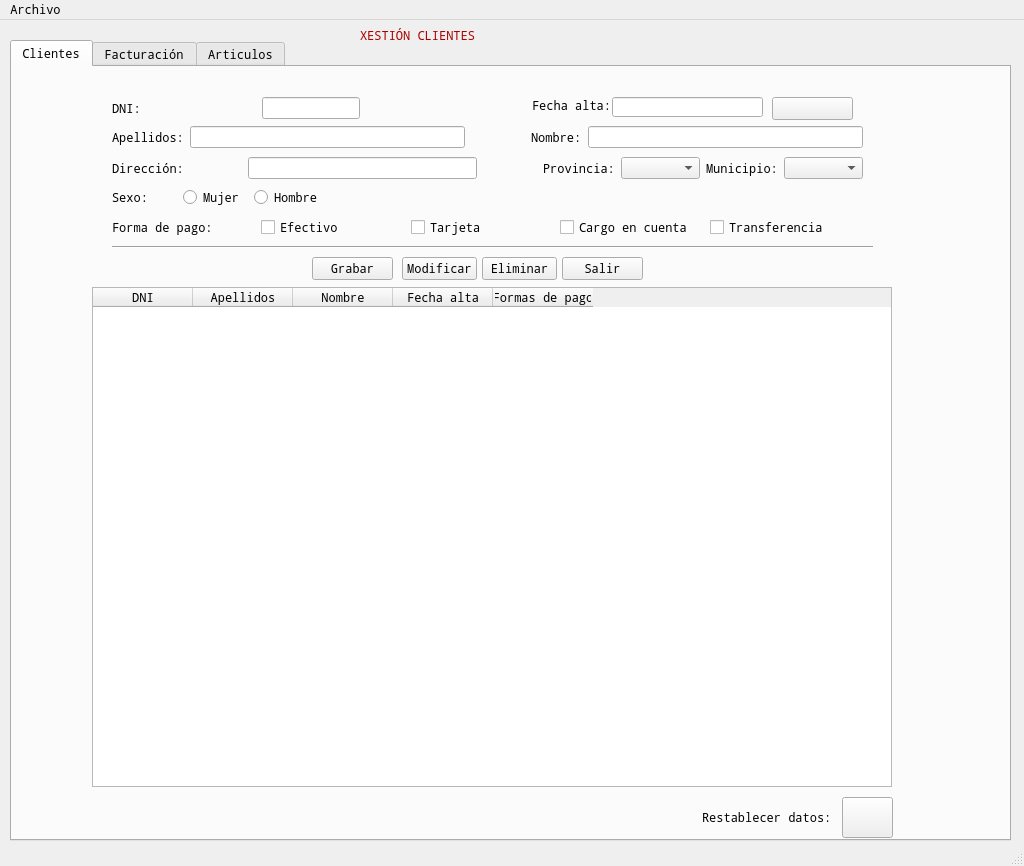
<?xml version="1.0" encoding="UTF-8"?>
<ui version="4.0">
 <class>MainWindow</class>
 <widget class="QMainWindow" name="MainWindow">
  <property name="geometry">
   <rect>
    <x>0</x>
    <y>0</y>
    <width>1024</width>
    <height>866</height>
   </rect>
  </property>
  <property name="font">
   <font>
    <family>Noto Mono</family>
   </font>
  </property>
  <property name="windowTitle">
   <string>IMPORT - EXPORT TEIS</string>
  </property>
  <widget class="QWidget" name="centralwidget">
   <widget class="QLabel" name="lblClientes">
    <property name="geometry">
     <rect>
      <x>360</x>
      <y>-10</y>
      <width>271</width>
      <height>51</height>
     </rect>
    </property>
    <property name="baseSize">
     <size>
      <width>0</width>
      <height>0</height>
     </size>
    </property>
    <property name="palette">
     <palette>
      <active>
       <colorrole role="WindowText">
        <brush brushstyle="SolidPattern">
         <color alpha="255">
          <red>170</red>
          <green>0</green>
          <blue>0</blue>
         </color>
        </brush>
       </colorrole>
       <colorrole role="Button">
        <brush brushstyle="SolidPattern">
         <color alpha="255">
          <red>0</red>
          <green>0</green>
          <blue>0</blue>
         </color>
        </brush>
       </colorrole>
       <colorrole role="Light">
        <brush brushstyle="SolidPattern">
         <color alpha="255">
          <red>0</red>
          <green>0</green>
          <blue>0</blue>
         </color>
        </brush>
       </colorrole>
       <colorrole role="Midlight">
        <brush brushstyle="SolidPattern">
         <color alpha="255">
          <red>0</red>
          <green>0</green>
          <blue>0</blue>
         </color>
        </brush>
       </colorrole>
       <colorrole role="Dark">
        <brush brushstyle="SolidPattern">
         <color alpha="255">
          <red>85</red>
          <green>0</green>
          <blue>0</blue>
         </color>
        </brush>
       </colorrole>
       <colorrole role="Mid">
        <brush brushstyle="SolidPattern">
         <color alpha="255">
          <red>113</red>
          <green>0</green>
          <blue>0</blue>
         </color>
        </brush>
       </colorrole>
       <colorrole role="Text">
        <brush brushstyle="SolidPattern">
         <color alpha="255">
          <red>170</red>
          <green>0</green>
          <blue>0</blue>
         </color>
        </brush>
       </colorrole>
       <colorrole role="BrightText">
        <brush brushstyle="SolidPattern">
         <color alpha="255">
          <red>255</red>
          <green>255</green>
          <blue>255</blue>
         </color>
        </brush>
       </colorrole>
       <colorrole role="ButtonText">
        <brush brushstyle="SolidPattern">
         <color alpha="255">
          <red>170</red>
          <green>0</green>
          <blue>0</blue>
         </color>
        </brush>
       </colorrole>
       <colorrole role="Base">
        <brush brushstyle="SolidPattern">
         <color alpha="255">
          <red>255</red>
          <green>255</green>
          <blue>255</blue>
         </color>
        </brush>
       </colorrole>
       <colorrole role="Window">
        <brush brushstyle="SolidPattern">
         <color alpha="255">
          <red>170</red>
          <green>0</green>
          <blue>0</blue>
         </color>
        </brush>
       </colorrole>
       <colorrole role="Shadow">
        <brush brushstyle="SolidPattern">
         <color alpha="255">
          <red>0</red>
          <green>0</green>
          <blue>0</blue>
         </color>
        </brush>
       </colorrole>
       <colorrole role="AlternateBase">
        <brush brushstyle="SolidPattern">
         <color alpha="255">
          <red>212</red>
          <green>127</green>
          <blue>127</blue>
         </color>
        </brush>
       </colorrole>
       <colorrole role="ToolTipBase">
        <brush brushstyle="SolidPattern">
         <color alpha="255">
          <red>255</red>
          <green>255</green>
          <blue>220</blue>
         </color>
        </brush>
       </colorrole>
       <colorrole role="ToolTipText">
        <brush brushstyle="SolidPattern">
         <color alpha="255">
          <red>0</red>
          <green>0</green>
          <blue>0</blue>
         </color>
        </brush>
       </colorrole>
       <colorrole role="PlaceholderText">
        <brush brushstyle="NoBrush">
         <color alpha="128">
          <red>170</red>
          <green>0</green>
          <blue>0</blue>
         </color>
        </brush>
       </colorrole>
      </active>
      <inactive>
       <colorrole role="WindowText">
        <brush brushstyle="SolidPattern">
         <color alpha="255">
          <red>170</red>
          <green>0</green>
          <blue>0</blue>
         </color>
        </brush>
       </colorrole>
       <colorrole role="Button">
        <brush brushstyle="SolidPattern">
         <color alpha="255">
          <red>0</red>
          <green>0</green>
          <blue>0</blue>
         </color>
        </brush>
       </colorrole>
       <colorrole role="Light">
        <brush brushstyle="SolidPattern">
         <color alpha="255">
          <red>0</red>
          <green>0</green>
          <blue>0</blue>
         </color>
        </brush>
       </colorrole>
       <colorrole role="Midlight">
        <brush brushstyle="SolidPattern">
         <color alpha="255">
          <red>0</red>
          <green>0</green>
          <blue>0</blue>
         </color>
        </brush>
       </colorrole>
       <colorrole role="Dark">
        <brush brushstyle="SolidPattern">
         <color alpha="255">
          <red>85</red>
          <green>0</green>
          <blue>0</blue>
         </color>
        </brush>
       </colorrole>
       <colorrole role="Mid">
        <brush brushstyle="SolidPattern">
         <color alpha="255">
          <red>113</red>
          <green>0</green>
          <blue>0</blue>
         </color>
        </brush>
       </colorrole>
       <colorrole role="Text">
        <brush brushstyle="SolidPattern">
         <color alpha="255">
          <red>170</red>
          <green>0</green>
          <blue>0</blue>
         </color>
        </brush>
       </colorrole>
       <colorrole role="BrightText">
        <brush brushstyle="SolidPattern">
         <color alpha="255">
          <red>255</red>
          <green>255</green>
          <blue>255</blue>
         </color>
        </brush>
       </colorrole>
       <colorrole role="ButtonText">
        <brush brushstyle="SolidPattern">
         <color alpha="255">
          <red>170</red>
          <green>0</green>
          <blue>0</blue>
         </color>
        </brush>
       </colorrole>
       <colorrole role="Base">
        <brush brushstyle="SolidPattern">
         <color alpha="255">
          <red>255</red>
          <green>255</green>
          <blue>255</blue>
         </color>
        </brush>
       </colorrole>
       <colorrole role="Window">
        <brush brushstyle="SolidPattern">
         <color alpha="255">
          <red>170</red>
          <green>0</green>
          <blue>0</blue>
         </color>
        </brush>
       </colorrole>
       <colorrole role="Shadow">
        <brush brushstyle="SolidPattern">
         <color alpha="255">
          <red>0</red>
          <green>0</green>
          <blue>0</blue>
         </color>
        </brush>
       </colorrole>
       <colorrole role="AlternateBase">
        <brush brushstyle="SolidPattern">
         <color alpha="255">
          <red>212</red>
          <green>127</green>
          <blue>127</blue>
         </color>
        </brush>
       </colorrole>
       <colorrole role="ToolTipBase">
        <brush brushstyle="SolidPattern">
         <color alpha="255">
          <red>255</red>
          <green>255</green>
          <blue>220</blue>
         </color>
        </brush>
       </colorrole>
       <colorrole role="ToolTipText">
        <brush brushstyle="SolidPattern">
         <color alpha="255">
          <red>0</red>
          <green>0</green>
          <blue>0</blue>
         </color>
        </brush>
       </colorrole>
       <colorrole role="PlaceholderText">
        <brush brushstyle="NoBrush">
         <color alpha="128">
          <red>170</red>
          <green>0</green>
          <blue>0</blue>
         </color>
        </brush>
       </colorrole>
      </inactive>
      <disabled>
       <colorrole role="WindowText">
        <brush brushstyle="SolidPattern">
         <color alpha="255">
          <red>170</red>
          <green>0</green>
          <blue>0</blue>
         </color>
        </brush>
       </colorrole>
       <colorrole role="Button">
        <brush brushstyle="SolidPattern">
         <color alpha="255">
          <red>0</red>
          <green>0</green>
          <blue>0</blue>
         </color>
        </brush>
       </colorrole>
       <colorrole role="Light">
        <brush brushstyle="SolidPattern">
         <color alpha="255">
          <red>0</red>
          <green>0</green>
          <blue>0</blue>
         </color>
        </brush>
       </colorrole>
       <colorrole role="Midlight">
        <brush brushstyle="SolidPattern">
         <color alpha="255">
          <red>0</red>
          <green>0</green>
          <blue>0</blue>
         </color>
        </brush>
       </colorrole>
       <colorrole role="Dark">
        <brush brushstyle="SolidPattern">
         <color alpha="255">
          <red>85</red>
          <green>0</green>
          <blue>0</blue>
         </color>
        </brush>
       </colorrole>
       <colorrole role="Mid">
        <brush brushstyle="SolidPattern">
         <color alpha="255">
          <red>113</red>
          <green>0</green>
          <blue>0</blue>
         </color>
        </brush>
       </colorrole>
       <colorrole role="Text">
        <brush brushstyle="SolidPattern">
         <color alpha="255">
          <red>170</red>
          <green>0</green>
          <blue>0</blue>
         </color>
        </brush>
       </colorrole>
       <colorrole role="BrightText">
        <brush brushstyle="SolidPattern">
         <color alpha="255">
          <red>255</red>
          <green>255</green>
          <blue>255</blue>
         </color>
        </brush>
       </colorrole>
       <colorrole role="ButtonText">
        <brush brushstyle="SolidPattern">
         <color alpha="255">
          <red>170</red>
          <green>0</green>
          <blue>0</blue>
         </color>
        </brush>
       </colorrole>
       <colorrole role="Base">
        <brush brushstyle="SolidPattern">
         <color alpha="255">
          <red>170</red>
          <green>0</green>
          <blue>0</blue>
         </color>
        </brush>
       </colorrole>
       <colorrole role="Window">
        <brush brushstyle="SolidPattern">
         <color alpha="255">
          <red>170</red>
          <green>0</green>
          <blue>0</blue>
         </color>
        </brush>
       </colorrole>
       <colorrole role="Shadow">
        <brush brushstyle="SolidPattern">
         <color alpha="255">
          <red>0</red>
          <green>0</green>
          <blue>0</blue>
         </color>
        </brush>
       </colorrole>
       <colorrole role="AlternateBase">
        <brush brushstyle="SolidPattern">
         <color alpha="255">
          <red>170</red>
          <green>0</green>
          <blue>0</blue>
         </color>
        </brush>
       </colorrole>
       <colorrole role="ToolTipBase">
        <brush brushstyle="SolidPattern">
         <color alpha="255">
          <red>255</red>
          <green>255</green>
          <blue>220</blue>
         </color>
        </brush>
       </colorrole>
       <colorrole role="ToolTipText">
        <brush brushstyle="SolidPattern">
         <color alpha="255">
          <red>0</red>
          <green>0</green>
          <blue>0</blue>
         </color>
        </brush>
       </colorrole>
       <colorrole role="PlaceholderText">
        <brush brushstyle="NoBrush">
         <color alpha="128">
          <red>170</red>
          <green>0</green>
          <blue>0</blue>
         </color>
        </brush>
       </colorrole>
      </disabled>
     </palette>
    </property>
    <property name="styleSheet">
     <string notr="true">font: 22pt &quot;Palatino Linotype&quot;;
color: rgb(170, 0, 0);
</string>
    </property>
    <property name="text">
     <string>XESTIÓN CLIENTES</string>
    </property>
   </widget>
   <widget class="QTabWidget" name="tabPrograma">
    <property name="geometry">
     <rect>
      <x>10</x>
      <y>20</y>
      <width>1001</width>
      <height>801</height>
     </rect>
    </property>
    <property name="currentIndex">
     <number>0</number>
    </property>
    <widget class="QWidget" name="tabClientes_2">
     <attribute name="title">
      <string>Clientes</string>
     </attribute>
     <widget class="QWidget" name="horizontalLayoutWidget_5">
      <property name="geometry">
       <rect>
        <x>100</x>
        <y>150</y>
        <width>741</width>
        <height>21</height>
       </rect>
      </property>
      <layout class="QHBoxLayout" name="horizontalLayout_5">
       <item>
        <widget class="QLabel" name="lblFormaPago">
         <property name="text">
          <string>Forma de pago:</string>
         </property>
        </widget>
       </item>
       <item>
        <widget class="QCheckBox" name="chkEfectivo">
         <property name="text">
          <string>Efectivo</string>
         </property>
         <attribute name="buttonGroup">
          <string notr="true">chkGroupPago</string>
         </attribute>
        </widget>
       </item>
       <item>
        <widget class="QCheckBox" name="chkTarjeta">
         <property name="text">
          <string>Tarjeta</string>
         </property>
         <attribute name="buttonGroup">
          <string notr="true">chkGroupPago</string>
         </attribute>
        </widget>
       </item>
       <item>
        <widget class="QCheckBox" name="chkCargoCuenta">
         <property name="text">
          <string>Cargo en cuenta</string>
         </property>
         <attribute name="buttonGroup">
          <string notr="true">chkGroupPago</string>
         </attribute>
        </widget>
       </item>
       <item>
        <widget class="QCheckBox" name="chkTransfer">
         <property name="text">
          <string>Transferencia</string>
         </property>
         <attribute name="buttonGroup">
          <string notr="true">chkGroupPago</string>
         </attribute>
        </widget>
       </item>
      </layout>
     </widget>
     <widget class="QPushButton" name="btnGrabaCli">
      <property name="geometry">
       <rect>
        <x>300</x>
        <y>190</y>
        <width>81</width>
        <height>23</height>
       </rect>
      </property>
      <property name="text">
       <string>Grabar</string>
      </property>
     </widget>
     <widget class="QPushButton" name="btnCalendar">
      <property name="geometry">
       <rect>
        <x>760</x>
        <y>30</y>
        <width>81</width>
        <height>23</height>
       </rect>
      </property>
      <property name="text">
       <string/>
      </property>
      <property name="autoDefault">
       <bool>false</bool>
      </property>
      <property name="default">
       <bool>false</bool>
      </property>
      <property name="flat">
       <bool>false</bool>
      </property>
     </widget>
     <widget class="QPushButton" name="pushButton">
      <property name="geometry">
       <rect>
        <x>550</x>
        <y>190</y>
        <width>81</width>
        <height>23</height>
       </rect>
      </property>
      <property name="text">
       <string>Salir</string>
      </property>
     </widget>
     <widget class="QWidget" name="horizontalLayoutWidget_3">
      <property name="geometry">
       <rect>
        <x>100</x>
        <y>90</y>
        <width>751</width>
        <height>22</height>
       </rect>
      </property>
      <layout class="QHBoxLayout" name="horizontalLayout_3">
       <item>
        <widget class="QLabel" name="lblDir">
         <property name="styleSheet">
          <string notr="true">font: 8pt &quot;MS Shell Dlg 2&quot;;
</string>
         </property>
         <property name="text">
          <string>Dirección:        </string>
         </property>
        </widget>
       </item>
       <item>
        <widget class="QLineEdit" name="txtDir">
         <property name="enabled">
          <bool>true</bool>
         </property>
         <property name="sizePolicy">
          <sizepolicy hsizetype="Expanding" vsizetype="Fixed">
           <horstretch>0</horstretch>
           <verstretch>0</verstretch>
          </sizepolicy>
         </property>
        </widget>
       </item>
       <item>
        <spacer name="horizontalSpacer">
         <property name="orientation">
          <enum>Qt::Horizontal</enum>
         </property>
         <property name="sizeType">
          <enum>QSizePolicy::Fixed</enum>
         </property>
         <property name="sizeHint" stdset="0">
          <size>
           <width>60</width>
           <height>15</height>
          </size>
         </property>
        </spacer>
       </item>
       <item>
        <widget class="QLabel" name="lblProv">
         <property name="sizePolicy">
          <sizepolicy hsizetype="Fixed" vsizetype="Preferred">
           <horstretch>2</horstretch>
           <verstretch>0</verstretch>
          </sizepolicy>
         </property>
         <property name="text">
          <string>Provincia:</string>
         </property>
        </widget>
       </item>
       <item>
        <widget class="QComboBox" name="cmbProv">
         <property name="sizePolicy">
          <sizepolicy hsizetype="Fixed" vsizetype="Fixed">
           <horstretch>0</horstretch>
           <verstretch>0</verstretch>
          </sizepolicy>
         </property>
        </widget>
       </item>
       <item>
        <widget class="QLabel" name="lblMun">
         <property name="text">
          <string>Municipio:</string>
         </property>
        </widget>
       </item>
       <item>
        <widget class="QComboBox" name="cmbMun"/>
       </item>
      </layout>
     </widget>
     <widget class="QWidget" name="horizontalLayoutWidget_2">
      <property name="geometry">
       <rect>
        <x>100</x>
        <y>59</y>
        <width>751</width>
        <height>22</height>
       </rect>
      </property>
      <layout class="QHBoxLayout" name="horizontalLayout_2">
       <item>
        <widget class="QLabel" name="lblApel">
         <property name="text">
          <string>Apellidos:</string>
         </property>
        </widget>
       </item>
       <item>
        <widget class="QLineEdit" name="txtApel"/>
       </item>
       <item>
        <spacer name="horizontalSpacer_2">
         <property name="orientation">
          <enum>Qt::Horizontal</enum>
         </property>
         <property name="sizeType">
          <enum>QSizePolicy::Fixed</enum>
         </property>
         <property name="sizeHint" stdset="0">
          <size>
           <width>60</width>
           <height>15</height>
          </size>
         </property>
        </spacer>
       </item>
       <item>
        <widget class="QLabel" name="lblNome">
         <property name="text">
          <string>Nombre:</string>
         </property>
        </widget>
       </item>
       <item>
        <widget class="QLineEdit" name="txtNome"/>
       </item>
      </layout>
     </widget>
     <widget class="QLabel" name="lblRestablecer">
      <property name="geometry">
       <rect>
        <x>690</x>
        <y>730</y>
        <width>141</width>
        <height>41</height>
       </rect>
      </property>
      <property name="text">
       <string>Restablecer datos:</string>
      </property>
     </widget>
     <widget class="QTableWidget" name="tabClientes">
      <property name="geometry">
       <rect>
        <x>80</x>
        <y>220</y>
        <width>800</width>
        <height>500</height>
       </rect>
      </property>
      <attribute name="verticalHeaderDefaultSectionSize">
       <number>40</number>
      </attribute>
      <column>
       <property name="text">
        <string>DNI</string>
       </property>
      </column>
      <column>
       <property name="text">
        <string>Apellidos</string>
       </property>
      </column>
      <column>
       <property name="text">
        <string>Nombre</string>
       </property>
      </column>
      <column>
       <property name="text">
        <string>Fecha alta</string>
       </property>
      </column>
      <column>
       <property name="text">
        <string>Formas de pago</string>
       </property>
      </column>
     </widget>
     <widget class="QPushButton" name="btnRestablecer">
      <property name="geometry">
       <rect>
        <x>830</x>
        <y>730</y>
        <width>51</width>
        <height>41</height>
       </rect>
      </property>
      <property name="text">
       <string/>
      </property>
      <property name="icon">
       <iconset>
        <normaloff>../../.designer/backup/img/Recarga.png</normaloff>../../.designer/backup/img/Recarga.png</iconset>
      </property>
     </widget>
     <widget class="Line" name="line">
      <property name="geometry">
       <rect>
        <x>100</x>
        <y>170</y>
        <width>761</width>
        <height>20</height>
       </rect>
      </property>
      <property name="orientation">
       <enum>Qt::Horizontal</enum>
      </property>
     </widget>
     <widget class="QLineEdit" name="txtFechaAlta">
      <property name="geometry">
       <rect>
        <x>600</x>
        <y>30</y>
        <width>151</width>
        <height>20</height>
       </rect>
      </property>
      <property name="alignment">
       <set>Qt::AlignRight|Qt::AlignTrailing|Qt::AlignVCenter</set>
      </property>
     </widget>
     <widget class="QWidget" name="horizontalLayoutWidget">
      <property name="geometry">
       <rect>
        <x>100</x>
        <y>30</y>
        <width>261</width>
        <height>22</height>
       </rect>
      </property>
      <layout class="QHBoxLayout" name="horizontalLayout">
       <item>
        <widget class="QLabel" name="lblDNI">
         <property name="styleSheet">
          <string notr="true">font: 8pt &quot;MS Shell Dlg 2&quot;;
</string>
         </property>
         <property name="text">
          <string>DNI:                </string>
         </property>
        </widget>
       </item>
       <item>
        <widget class="QLineEdit" name="txtDni"/>
       </item>
       <item>
        <widget class="QLabel" name="lblValidoDNI">
         <property name="text">
          <string/>
         </property>
        </widget>
       </item>
      </layout>
     </widget>
     <widget class="QLabel" name="lblFechaAlta">
      <property name="geometry">
       <rect>
        <x>520</x>
        <y>30</y>
        <width>81</width>
        <height>16</height>
       </rect>
      </property>
      <property name="text">
       <string>Fecha alta:</string>
      </property>
     </widget>
     <widget class="QWidget" name="horizontalLayoutWidget_4">
      <property name="geometry">
       <rect>
        <x>100</x>
        <y>120</y>
        <width>211</width>
        <height>21</height>
       </rect>
      </property>
      <layout class="QHBoxLayout" name="horizontalLayout_4">
       <item>
        <widget class="QLabel" name="lblSexo">
         <property name="text">
          <string>Sexo:</string>
         </property>
        </widget>
       </item>
       <item>
        <widget class="QRadioButton" name="rbtFem">
         <property name="text">
          <string>Mujer</string>
         </property>
         <attribute name="buttonGroup">
          <string notr="true">rbtGroupSex</string>
         </attribute>
        </widget>
       </item>
       <item>
        <widget class="QRadioButton" name="rbtHom">
         <property name="text">
          <string>Hombre</string>
         </property>
         <attribute name="buttonGroup">
          <string notr="true">rbtGroupSex</string>
         </attribute>
        </widget>
       </item>
      </layout>
     </widget>
     <widget class="QPushButton" name="btnModifCli">
      <property name="geometry">
       <rect>
        <x>390</x>
        <y>190</y>
        <width>75</width>
        <height>23</height>
       </rect>
      </property>
      <property name="text">
       <string>Modificar</string>
      </property>
     </widget>
     <widget class="QPushButton" name="btnBajaCli">
      <property name="geometry">
       <rect>
        <x>470</x>
        <y>190</y>
        <width>75</width>
        <height>23</height>
       </rect>
      </property>
      <property name="text">
       <string>Eliminar</string>
      </property>
     </widget>
    </widget>
    <widget class="QWidget" name="tabFacturacion">
     <attribute name="title">
      <string>Facturación</string>
     </attribute>
     <widget class="QLabel" name="label">
      <property name="geometry">
       <rect>
        <x>316</x>
        <y>232</y>
        <width>261</width>
        <height>81</height>
       </rect>
      </property>
      <property name="text">
       <string>EN CONSTRUCCIÓN</string>
      </property>
     </widget>
    </widget>
    <widget class="QWidget" name="tabArticulos">
     <attribute name="title">
      <string>Articulos</string>
     </attribute>
     <widget class="QLabel" name="label_2">
      <property name="geometry">
       <rect>
        <x>360</x>
        <y>340</y>
        <width>251</width>
        <height>111</height>
       </rect>
      </property>
      <property name="text">
       <string>ARTICULOS</string>
      </property>
     </widget>
    </widget>
   </widget>
  </widget>
  <widget class="QMenuBar" name="menubar">
   <property name="geometry">
    <rect>
     <x>0</x>
     <y>0</y>
     <width>1024</width>
     <height>21</height>
    </rect>
   </property>
   <widget class="QMenu" name="menuArchivo">
    <property name="title">
     <string>Archivo</string>
    </property>
    <widget class="QMenu" name="menuAbrir">
     <property name="title">
      <string>Abrir</string>
     </property>
     <addaction name="actionFichero"/>
    </widget>
    <addaction name="menuAbrir"/>
    <addaction name="actionGuadar"/>
    <addaction name="actionGuardar_Como"/>
    <addaction name="separator"/>
    <addaction name="actionSalir"/>
   </widget>
   <addaction name="menuArchivo"/>
  </widget>
  <widget class="QStatusBar" name="statusbar"/>
  <action name="actionGuadar">
   <property name="text">
    <string>Guadar</string>
   </property>
  </action>
  <action name="actionGuardar_Como">
   <property name="text">
    <string>Guardar Como</string>
   </property>
  </action>
  <action name="actionFichero">
   <property name="text">
    <string>Fichero</string>
   </property>
  </action>
  <action name="actionSalir">
   <property name="text">
    <string>Salir</string>
   </property>
   <property name="shortcut">
    <string>Alt+S</string>
   </property>
  </action>
 </widget>
 <resources/>
 <connections/>
 <buttongroups>
  <buttongroup name="chkGroupPago">
   <property name="exclusive">
    <bool>false</bool>
   </property>
  </buttongroup>
  <buttongroup name="rbtGroupSex"/>
 </buttongroups>
</ui>
